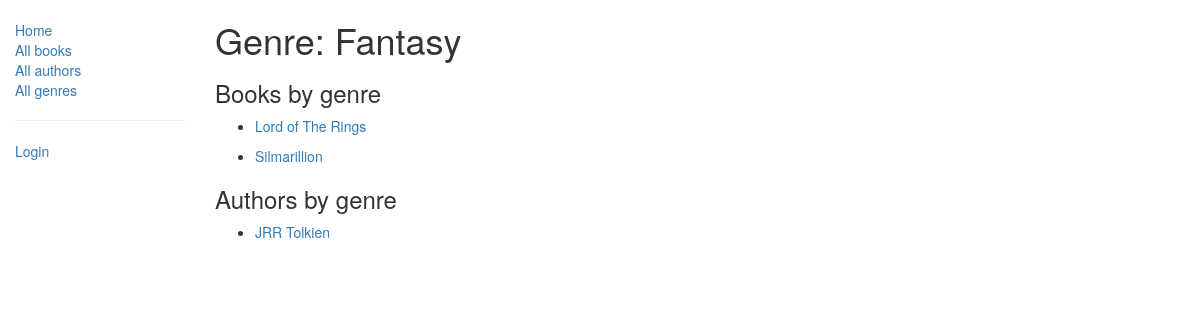
Page /catalog/genre/1 on the committed database.
### catalog/models.py (models this page shows, shortened)
class Genre(models.Model):
    name = models.CharField(max_length=200, help_text="Введите жанр книги, например, научная фантастика, французская поэзия и др.")
    def __str__(self):
        return self.name

class Book(models.Model):
    title = models.CharField(max_length=200)
    author = models.ForeignKey('Author', on_delete=models.SET_NULL, null=True)
    summary = models.TextField(max_length=1000, help_text="Enter a brief description of the book")
    language = models.TextField(null=True, blank=True)
    isbn = models.CharField('ISBN',max_length=13, help_text='13 Character <a href="https://www.isbn-international.org/content/what-isbn">ISBN number</a>')
    genre = models.ManyToManyField(Genre, help_text="Select a genre for this book")
    def display_genre(self):
        """
        Creates a string for the Genre. This is required to display genre in Admin.
        """
        return ', '.join([ genre.name for genre in self.genre.all()[:3] ])
    display_genre.short_description = 'Genre'
    def get_absolute_url(self):
        return reverse('book-detail', args=[str(self.id)])

class Author(models.Model):
    first_name = models.CharField(max_length=100)
    last_name = models.CharField(max_length=100)
    date_of_birth = models.DateField(null=True, blank=True)
    date_of_death = models.DateField('Died', null=True, blank=True)
    def get_absolute_url(self):
        return reverse('author-detail', args=[str(self.id)])

### catalog/views.py (the view)
# urls.py: re_path(r'genre/(?P<pk>\d+)$', views.GenreDetailView.as_view(), name='genre-detail'),
class GenreDetailView(generic.DetailView):
    model = Genre
    def get_context_data(self, **kwargs):
        context = super().get_context_data(**kwargs)
        books_by_genre = Book.objects.filter(genre=self.kwargs['pk'])
        context['books_by_genre'] = books_by_genre
        authors = set()
        for book in books_by_genre:
            authors.add(book.author)
        context['books_by_author'] = authors
        return context

### catalog/templates/catalog/genre_detail.html
{% extends "base_generic.html" %}
{% block content %}
  <h1>Genre: {{ genre }} </h1>
<h3>Books by genre</h3>
<div>
{% for book in books_by_genre %}
<ul>
    <li><a href="{{ book.get_absolute_url }}">{{ book.title }}</a></li>
</ul>
{% endfor %}
</div>
<h3>Authors by genre</h3>
<div>
{% for author in books_by_author %}
<ul>
    <li><a href="{{ author.get_absolute_url }}">{{ author.first_name}} {{ author.last_name }}</a></li>
</ul>
{% endfor %}
</div>
{% endblock %}

### rows in the picture
Genre: name "Fantasy"
Book: title "Lord of The Rings"
Book: title "Silmarillion"
Author: first_name "JRR", last_name "Tolkien"
